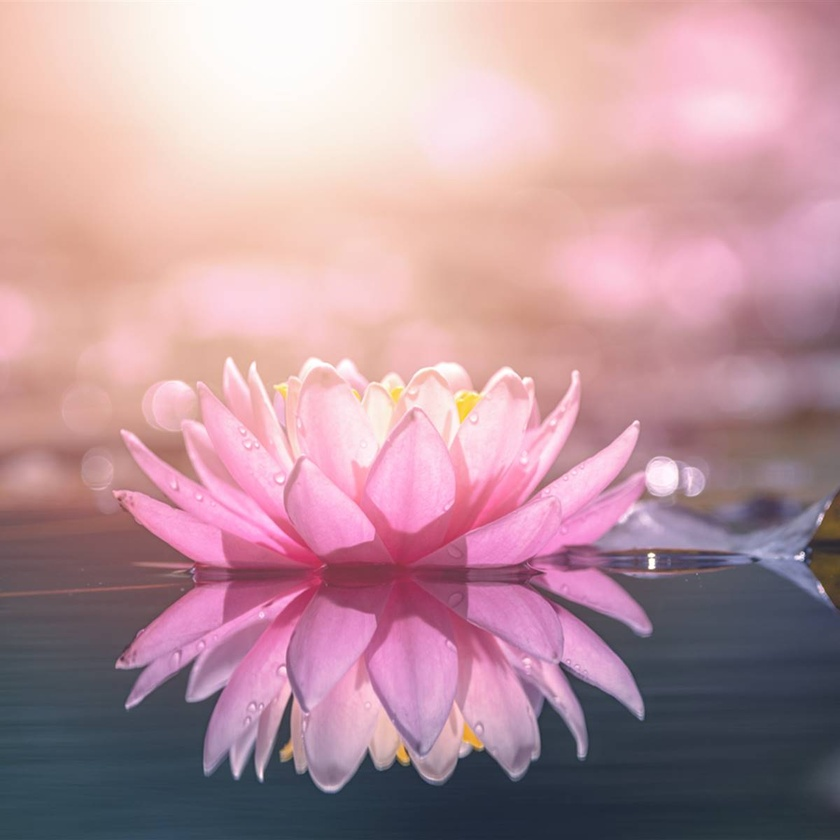
#> input picture fig/flor.jpeg, 840 x 840 px, shrunk from 1200 x 1200 before the run
$ python main.py
#> lines starting #> are read from the running program, lines starting #| are printed output that depends on the picture
#> further down, my_image is the input picture: shape (840, 840, 3); mean R, G, B 186.2, 149.2, 158.7
### functions.py
import numpy as np
from sklearn.decomposition import PCA, IncrementalPCA
from matplotlib.image import imread
import matplotlib.pyplot as plt

# Display the image
# [4 lines left out: function display_image, not called in this run]

def new_image(my_image):
    image_sum = my_image.sum(axis=2)
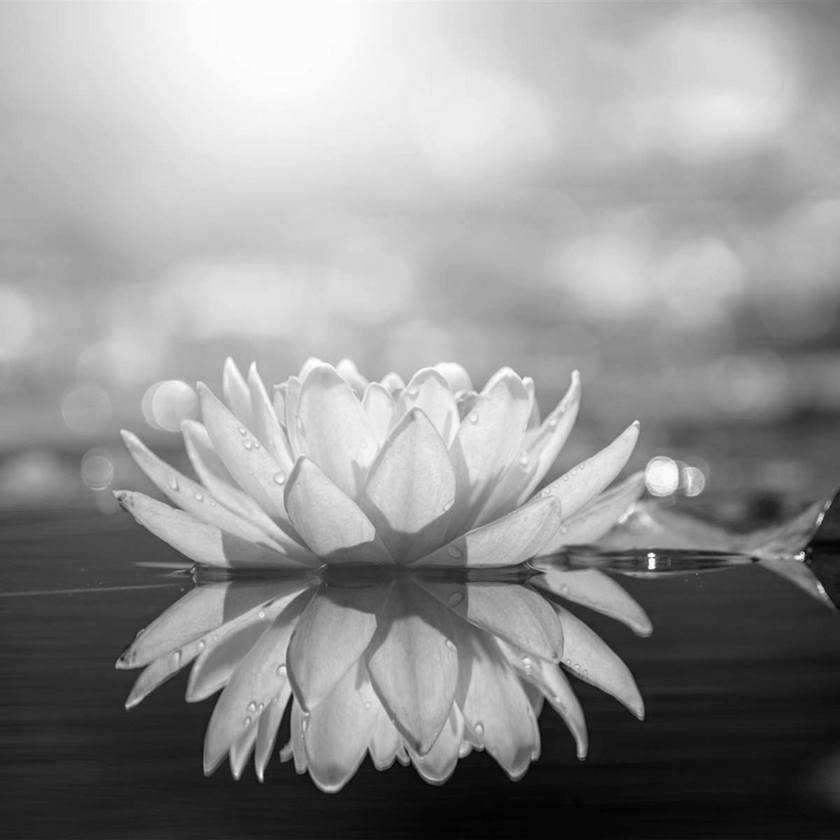
#> image_sum: shape (840, 840) uint64; min 119, max 765, mean 494; drawn with min black and max white
    return image_sum/image_sum.max()
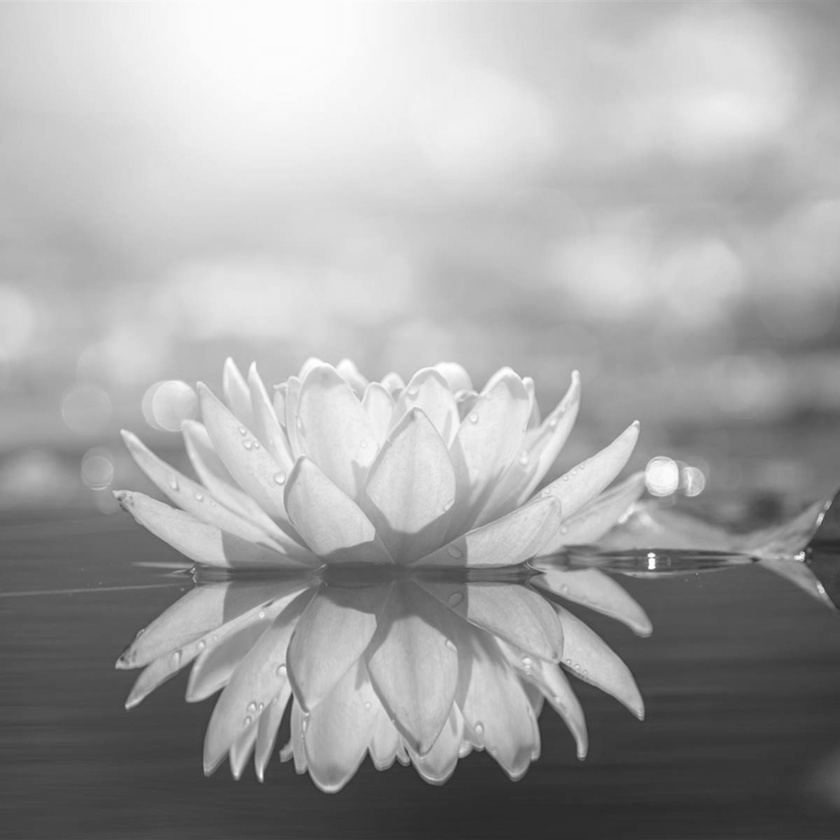
#> returned value: shape (840, 840) float64; min 0.156, max 1, mean 0.646

def grayscaling_image(new_image):
    plt.figure(figsize=[12,8])
    plt.imshow(new_image, cmap=plt.cm.gray)
    plt.show()

def pca(new_image):
    pca = PCA()
    return pca.fit(new_image)
    # [12 lines of commented-out code are left out]

# [15 lines left out: function scree_plot, not called in this run]

### main.py
from functions import *

my_image = imread("fig/flor.jpeg")

new_image = new_image(my_image)
grayscaling_image(new_image)

$ run again, with fig/paisaje.jpeg copied over fig/flor.jpeg
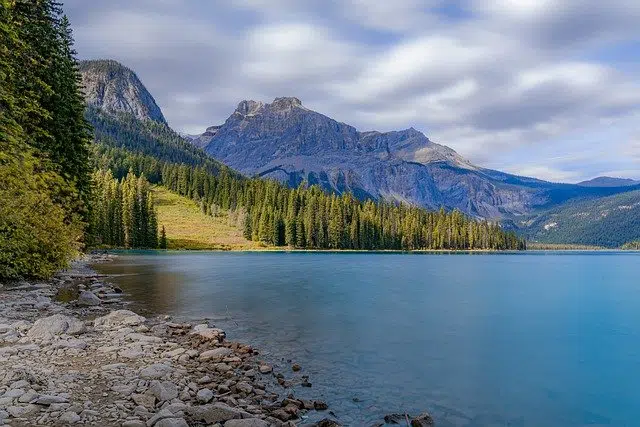
#> input picture fig/paisaje.jpeg, 640 x 427 px
#> my_image is the input picture: shape (427, 640, 3); mean R, G, B 107.6, 123.7, 136
#> in new_image, `image_sum = my_image.sum(axis=2)`:
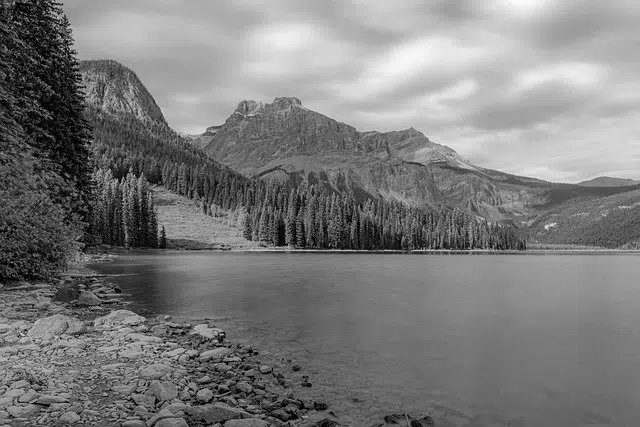
#> image_sum: shape (427, 640) uint64; min 0, max 754, mean 367.3; drawn with min black and max white
